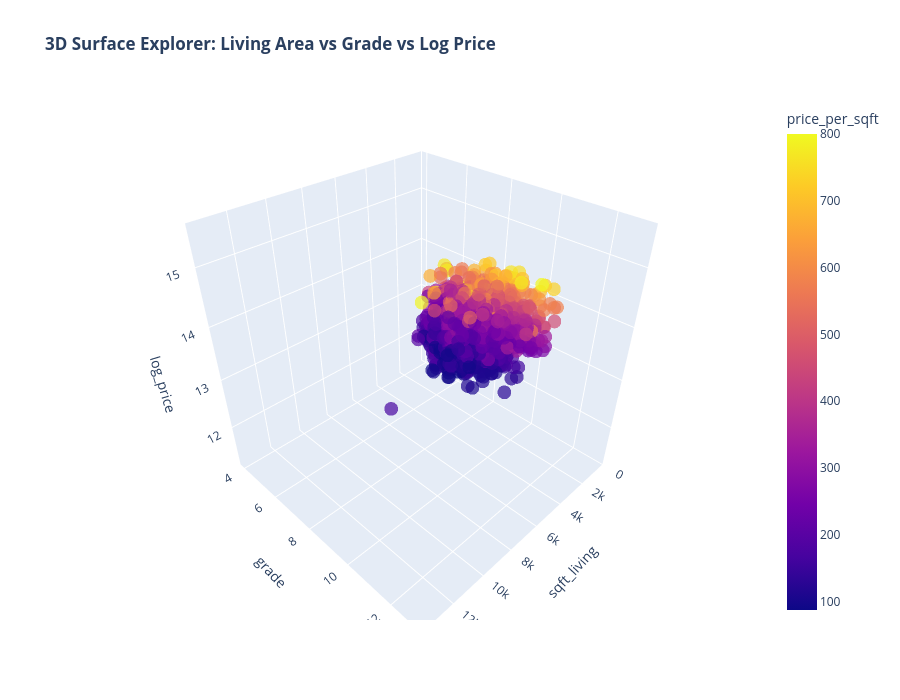

The notebook cell saved with this chart:
### Code cell
fig_3d = px.scatter_3d(
    df.sample(5000, random_state=42), # Subsample for fluid 3D rendering
    x='sqft_living',
    y='grade',
    z='log_price',
    color='price_per_sqft',
    color_continuous_scale='Plasma',
    opacity=0.7,
    title="<b>3D Surface Explorer: Living Area vs Grade vs Log Price</b>"
)
fig_3d.update_layout(height=700)
fig_3d.show()

### Figure 1 — Plotly figure (JSON) as saved in the notebook; plotly's stock layout.template omitted (floating-point values rounded to 4 significant figures; data arrays with more than 128 entries replaced by an {"elided": "..."} marker saying what was removed)
{"data": [{"hovertemplate": "sqft_living=%{x}<br>grade=%{y}<br>log_price=%{z}<br>price_per_sqft=%{marker.color}<extra></extra>", "legendgroup": "", "marker": {"color": {"elided": "5000 float values"}, "coloraxis": "coloraxis", "opacity": 0.7, "symbol": "circle"}, "mode": "markers", "name": "", "scene": "scene", "showlegend": false, "type": "scatter3d", "x": {"elided": "5000 int values"}, "y": {"elided": "5000 int values"}, "z": {"elided": "5000 float values"}}], "layout": {"coloraxis": {"autocolorscale": false, "colorbar": {"title": {"text": "price_per_sqft"}}, "colorscale": [[0, "#0d0887"], [0.1111, "#46039f"], [0.2222, "#7201a8"], [0.3333, "#9c179e"], [0.4444, "#bd3786"], [0.5556, "#d8576b"], [0.6667, "#ed7953"], [0.7778, "#fb9f3a"], [0.8889, "#fdca26"], [1, "#f0f921"]]}, "height": 700, "legend": {"tracegroupgap": 0}, "scene": {"domain": {"x": [0, 1], "y": [0, 1]}, "xaxis": {"title": {"text": "sqft_living"}}, "yaxis": {"title": {"text": "grade"}}, "zaxis": {"title": {"text": "log_price"}}}, "title": {"text": "<b>3D Surface Explorer: Living Area vs Grade vs Log Price</b>"}}}
